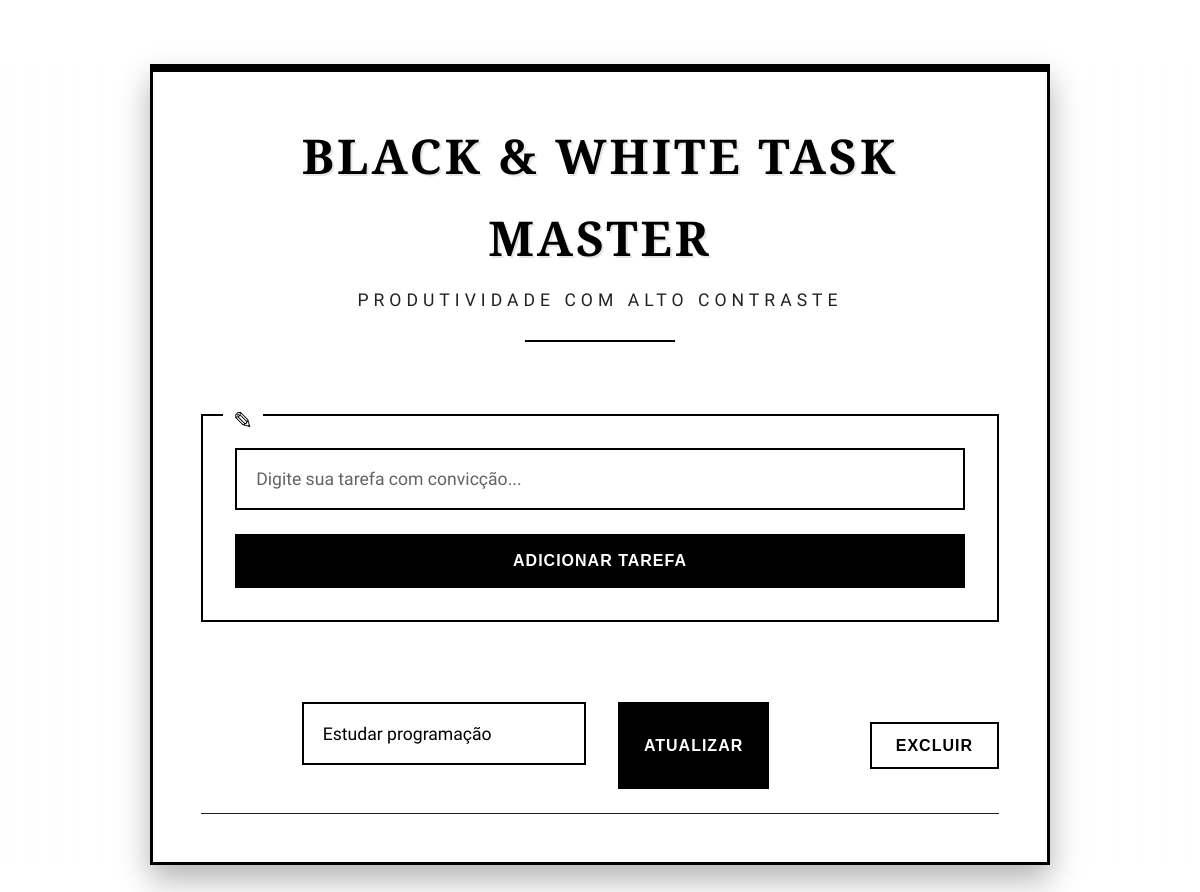
Before: / with the older database file.
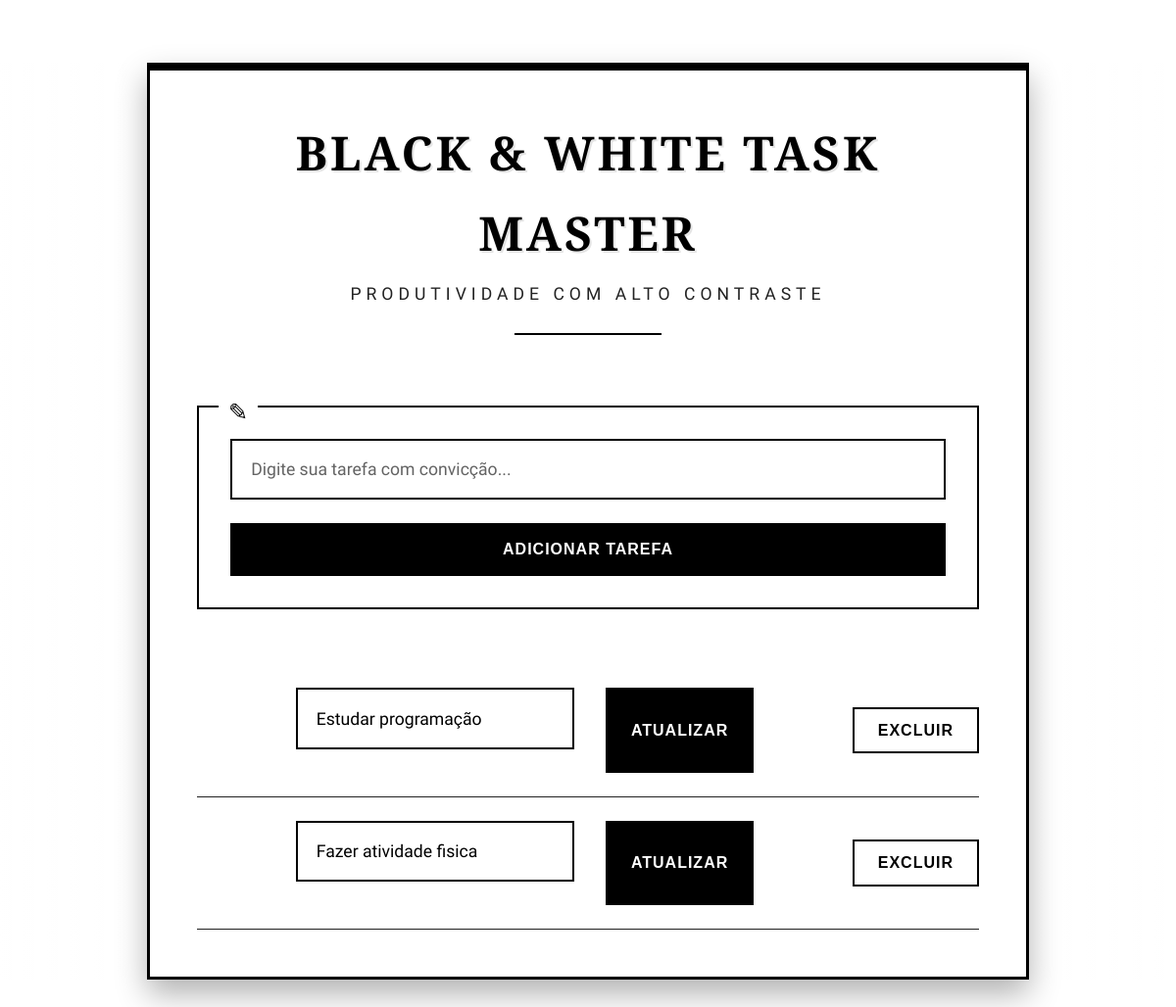
After: the same page with the newer database file.
### app.py (models this page shows)
class Tasks(db.Model):
    id = db.Column(db.Integer, primary_key = True)
    description = db.Column (db.String(100), unique=True, nullable=False)

### app.py (the view)
@app.route('/')
def index():
    tasks = Tasks.query.all()
    return render_template('index.html', tasks=tasks)

### templates/index.html (shortened to what this page needs)
<!DOCTYPE html>
<html lang="pt-BR">
<head>
</head>
<body>
    <div class="container">
        <div class="header">
            <h1>Black & White Task Master</h1>
            <p>Produtividade com alto contraste</p>
        </div>
        <div class="form-group">
            <form action="/create" method="POST">
                <input type="text" name="description" placeholder="Digite sua tarefa com convicção..." required>
                <button type="submit">Adicionar Tarefa</button>
            </form>
        </div>
        <ul class="task-list">
            {% if tasks %}
                {% for task in tasks %}
                    <li class="task-item">
                        <form action="/update/{{ task.id }}" method="POST" class="task-forms">
                            <input type="text" name="description" value="{{ task.description }}" class="task-input">
                            <button type="submit" class="update-btn">Atualizar</button>
                        </form>
                        <form action="/delete/{{ task.id }}" method="POST" class="task-forms">
                            <button type="submit" class="delete-btn">Excluir</button>
                        </form>
                    </li>
                {% endfor %}
            {% else %}
                <div class="empty-state">
                    <p>Crie sua primeira obra-prima!</p>
                </div>
            {% endif %}
        </ul>
    </div>
</body>
</html>

### templates/index.html (style rules this page uses)
:root { --preto-puro: #000000; --branco-puro: #FFFFFF; --detalhe-cinza: #222222; --sombra-dramatica: 0 15px 30px rgba(0,0,0,0.3); --transicao-destaque: all 0.4s cubic-bezier(0.175, 0.885, 0.32, 1.275); }
* { box-sizing: border-box; margin: 0; padding: 0; }
body { font-family: 'Raleway', sans-serif; background-color: var(--branco-puro); color: var(--preto-puro); line-height: 1.7; background-image: url('https://images.unsplash.com/photo-1518455027359-f3f8164ba6bd?ixlib=rb-1.2.1&auto=format&fit=crop&w=1350&q=80'); background-size: cover; background-position: center; background-attachment: fixed; min-height: 100vh; position: relative; }
body::before { content: ''; position: absolute; top: 0; left: 0; width: 100%; height: 100%; background: linear-gradient( to right, rgba(255,255,255,0.9) 0%, rgba(255,255,255,0.7) 100% ); z-index: -1; }
.container { max-width: 900px; margin: 4rem auto; background: var(--branco-puro); padding: 3rem; border-radius: 0; box-shadow: var(--sombra-dramatica); border: 3px solid var(--preto-puro); position: relative; overflow: hidden; }
.container::after { content: ''; position: absolute; top: 0; left: 0; width: 100%; height: 5px; background: var(--preto-puro); }
.header { text-align: center; margin-bottom: 3rem; position: relative; padding-bottom: 1.5rem; }
.header h1 { font-family: 'Playfair Display', serif; color: var(--preto-puro); font-size: 3rem; font-weight: 700; letter-spacing: 3px; text-transform: uppercase; margin-bottom: 0.5rem; text-shadow: 2px 2px 0 rgba(0,0,0,0.1); }
.header p { font-size: 1.1rem; letter-spacing: 5px; text-transform: uppercase; color: var(--detalhe-cinza); }
.header::after { content: ''; display: block; width: 150px; height: 2px; background: var(--preto-puro); margin: 1.5rem auto 0; }
.form-group { margin-bottom: 3.5rem; padding: 2rem; background: var(--branco-puro); border: 2px solid var(--preto-puro); position: relative; }
.form-group::before { content: '✎'; position: absolute; top: -15px; left: 20px; background: var(--branco-puro); padding: 0 10px; font-size: 1.5rem; color: var(--preto-puro); }
input[type="text"] { width: 100%; padding: 1.2rem; border: 2px solid var(--preto-puro); border-radius: 0; font-size: 1.1rem; margin-bottom: 1.5rem; background: var(--branco-puro); color: var(--preto-puro); transition: var(--transicao-destaque); font-family: 'Raleway', sans-serif; }
input[type="text"]::placeholder { color: var(--detalhe-cinza); opacity: 0.7; }
button { background-color: var(--preto-puro); color: var(--branco-puro); border: 2px solid var(--preto-puro); padding: 1rem 2rem; border-radius: 0; cursor: pointer; font-size: 1rem; font-weight: 700; transition: var(--transicao-destaque); text-transform: uppercase; letter-spacing: 1px; width: 100%; }
.task-list { list-style: none; margin-top: 2rem; }
.task-item { display: flex; align-items: center; padding: 1.5rem 0; border-bottom: 1px solid var(--detalhe-cinza); position: relative; }
.task-forms { display: flex; gap: 1rem; margin-left: auto; }
.update-btn { background-color: var(--preto-puro); width: auto; padding: 0.8rem 1.5rem; }
.delete-btn { background-color: var(--branco-puro); color: var(--preto-puro); width: auto; padding: 0.8rem 1.5rem; }
.task-input { flex-grow: 1; padding: 1rem; border: 2px solid var(--preto-puro); border-radius: 0; background: var(--branco-puro); color: var(--preto-puro); font-size: 1rem; margin-right: 1rem; transition: var(--transicao-destaque); }

Changed rows visible on the page:
added Tasks: description "Fazer atividade fisica"
